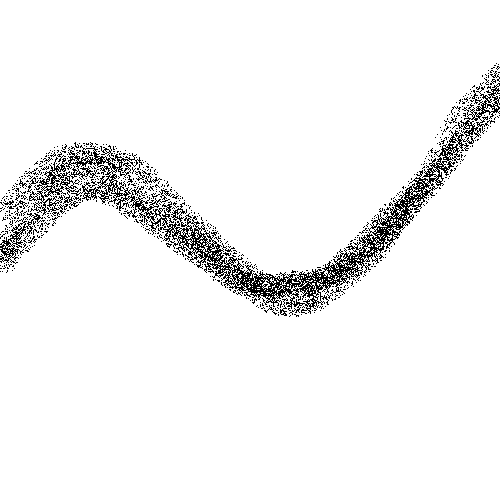
#> input picture 0.Python/3.polynomial regression/dps.bmp, 500 x 500 px
$ python polynomial_regression.py   (older library calls are emulated)
#> lines starting #> are read from the running program, lines starting #| are printed output that depends on the picture; after the words box and inside, x2 and y2 are one past the last pixel; in counts of white or black regions, pixels touching at a corner belong together; long printed decimals are rounded
### 0.Python/3.polynomial regression/dps_to_nparray.py
from PIL import Image
import numpy as np
from pprint import pprint
from plot2d import Plot2D
import matplotlib.pyplot as plt
from timeit import default_timer

start = default_timer()

im = Image.open("dps.bmp")
#> im is the input picture: PIL image 500x500 1; 94.9% white; black in thin lines or dots, all inside (x1, y1, x2, y2) = (0, 63, 500, 317)
mask_ar = np.array(im)

el_lst = []
for i, row in enumerate(mask_ar):
    for j, element in enumerate(row):
        if not element:
            el_lst.append((j-250, 250-i))
#> after the loop, el_lst = 12639 pairs, first value -250 to 249, second value -66 to 187

row_datapoints = np.array(el_lst[::100])
#> row_datapoints = 127 pairs, first value -250 to 246, second value -62 to 187


t = default_timer() - start
print(f'Data obtained for {t:.3f}s')

### 0.Python/3.polynomial regression/plot2d.py
import warnings
warnings.filterwarnings("ignore")
import matplotlib as mpl
import matplotlib.pyplot as plt
import numpy as np
import csv


class Plot2D:
    def __init__(self, XY):
        self.xy = XY
        self.last_point_func1 = None
        self.lines_func0 = None
        self.lines_func1 = None
        self.linspace0 = np.linspace(-1*self.xy[0], self.xy[0], num=100)
        mpl.rcParams['toolbar'] = 'None'
        self.fig = plt.figure(figsize=(20, 10), dpi=80)
        self.fig.set_facecolor((0,0,0))
        self.fig.suptitle('Polynomial regression with toy data', fontsize=14, color=(0,0.6,0))
        self.ax0 = self.fig.add_subplot(121)
        self.ax1 = self.fig.add_subplot(122)
        self.fig.subplots_adjust(top=0.85)


        self.ax0.set_facecolor('black')

        self.ax0.spines['bottom'].set_color((1,1,1))
        self.ax0.spines['left'].set_color((1,1,1))
        self.ax0.spines['bottom'].set_position('center')
        self.ax0.spines['left'].set_position('center')
        self.ax0.tick_params(axis='x', colors='white')
        self.ax0.tick_params(axis='y', colors='white')
        self.ax0.axis([-1*self.xy[0],
                        self.xy[0],
                       -1*self.xy[1],
                        self.xy[0]])

        #hide 0 ticks
        xticks = self.ax0.xaxis.get_major_ticks()
        xticks[3].label1.set_visible(False)

        yticks = self.ax0.yaxis.get_major_ticks()
        yticks[3].label1.set_visible(False)


        self.ax1.set_facecolor('black')
        self.ax1.spines['bottom'].set_color((1,1,1))
        self.ax1.spines['left'].set_color((1,1,1))

        self.ax1.tick_params(axis='x', colors='white')
        self.ax1.tick_params(axis='y', colors='white')

        self.show()


    def show(self):
        plt.ion()


    def redraw_func0(self, func):
        # removing old lines
        if self.lines_func0:
            for i in range(len(self.lines_func0)):
                self.lines_func0.pop(i).remove()
        # as x_array in __init__ defined self.linspace0
        y_array = np.fromiter(map(func,self.linspace0), dtype = np.float)
        self.lines_func0 = self.ax0.plot(self.linspace0, y_array, color='red')


    def scatter0(self, datapoints):
        assert type(datapoints) is np.ndarray, 'datapoint should be numpy.array'
        self.ax0.scatter(datapoints[:,0],datapoints[:,1], s=50, c='g', marker='x')


    def add_line_func1(self, val, step):
        # from self.last_point_func1 = 0
        if not self.last_point_func1:
            self.last_point_func1 = (0,val)
        p1 = self.last_point_func1
        p2 = (self.last_point_func1[0]+step, val)

        self.ax1.plot( (p1[0],p2[0]), (p1[1],p2[1]), color='white')

        # moving x by step and y making = val
        self.last_point_func1 = p2


# [20 lines that do not run on import are left out]

### 0.Python/3.polynomial regression/polynomial_regression.py
import numpy as np
import matplotlib.pyplot as plt
from plot2d import Plot2D
from dps_to_nparray import row_datapoints
from math import sqrt, floor

f1 = row_datapoints[:,0] / 250
#> f1 = 127 values, max 0.984 at index 0, min -1 at index 79, mean -0.0169
yy = row_datapoints[:,1] / 250
#> yy = 127 values, max 0.748 at index 0, min -0.248 at index 126, mean 0.14

f0 = np.array([1]*len(f1))
#> f0 = 127 values from 1 to 1
f2 = f1**2
#> f2 = 127 values, max 1 at index 79, min 0 at index 102, mean 0.352
f3 = f1**3
#> f3 = 127 values, max 0.953 at index 0, min -1 at index 79, mean -0.00973
f4 = f1**4
#> f4 = 127 values, max 1 at index 79, min 0 at index 102, mean 0.218


plot = Plot2D((1,1))
plot.scatter0(np.column_stack((f1,yy)))

prepared_data = np.column_stack((f0,f1,f2,f3,f4,yy))
#> prepared_data = 127 rows, first 6: [1, 0.984, 0.968, 0.953, 0.938, 0.748], [1, 0.976, 0.953, 0.93, 0.907, 0.66], [1, 0.896, 0.803, 0.719, 0.645, 0.624], [1, 0.904, 0.817, 0.739, 0.668, 0.6], [1, 0.816, 0.666, 0.543, 0.443, 0.576], [1, 0.936, 0.876, 0.82, 0.768, 0.56]

# EFC - Error Function Coefficients
# efc_vector in this case np.array([E,A,B,C,D,-1]) or [ bias, features..., -1 to multiply with y`s ]

def grad(datapoints, efc_vector):
    m = datapoints.shape[0] # amount of rows in matrix
    errors_vector = datapoints.dot(efc_vector) # hypothesis - real y`s from data
    # ↓ Clever way to multiply errors_vector by each feature in training data
    # ↓ for each partial derivative and then sum this all up,
    # ↓ and return each partial derivative in gradient vector
    # ↓ and then elementwise divide gradient vector by the number of training examples,
    # ↓ to get real gradient for SSE function:
    grad = np.transpose(datapoints[:,0:5]).dot(errors_vector) / m
    return grad

def SSE(datapoints, efc_vector):
    m = datapoints.shape[0] # amount of rows in matrix
    errors_vector = datapoints.dot(efc_vector)
    result = np.sum(errors_vector**2) / (2*m)
    return result

efc_vector = np.array([0,0,0,0,0,-1])
# param_vector is efc_vector[:,0:-1] or [E,A,B,C,D]
param_vector = efc_vector[0:-1]

a = 1 # fails to converge at f.e. 1.667079

y_neg_component = np.array([-1])

# func does this func(x) = E*1 + A*x + B*x**2 + C*x**3 + D*x**4  or func(x) = [E,A,B,C,D] * [1,x,x**2,x**3,x**4]
func = lambda x: param_vector.dot(np.array([1,x,x**2,x**3,x**4]))

iterations = 10000
for i in range(iterations):
    new_grad = grad(prepared_data, efc_vector)

    old_efc_vector = efc_vector
    old_param_vector = param_vector

    param_vector = old_param_vector - a*new_grad
    efc_vector = np.concatenate((param_vector, y_neg_component))
    sqfnc = lambda x: (x*2)**2

    rendering_iterations = floor(sqrt(iterations/2)) # making rendering steps with quadratic function, to show more useful information
    if i in map(sqfnc, range(rendering_iterations)):
        plot.redraw_func0(func)
        if plot.last_point_func1:
            last_point_x_sse = i - plot.last_point_func1[0]
        else:
            last_point_x_sse = 0
        plot.add_line_func1(SSE(prepared_data, efc_vector), last_point_x_sse)
        plt.pause(0.001)
        print(i, param_vector)
#> this loop made 10000 passes
#> (new_grad, old_efc_vector, last_point_x_sse, result in SSE, p1 in add_line_func1) on passes 17, 37: ([0.0021, 0.00621, -0.00557, -0.00965, 0.000549], [0.00235, -0.057, 0.295, 0.214, 0.171, -1], 12, 0.00859, (4, 0.0123)), ([0.000431, 0.00445, -0.00287, -0.00684, 0.00276], [-0.0166, -0.164, 0.369, 0.378, 0.128, -1], 20, 0.00634, (16, 0.00859))
#> (new_grad, old_efc_vector, last_point_x_sse, result in SSE, p1 in add_line_func1) on pass 5: ([0.0107, 0.00534, -0.0194, -0.013, -0.0126], [0.0699, 0.0207, 0.162, 0.0817, 0.115, -1], 4, 0.0123, (0, 0.0179))
#| 0 [0.1401 0.01617 0.0968 0.02795 0.06732]
#| 4 [0.05917 0.01535 0.1812 0.09472 0.1276 ]
#| 16 [ 2.54355998e-04 -6.31894234e-02  3.00113890e-01  2.23268309e-01
#|   1.70099206e-01]
#| 36 [-0.01701 -0.1682  0.3722  0.3852  0.1253]
#| 64 [-0.02658 -0.2664  0.4458  0.5359  0.04899]
#| 100 [-0.0366 -0.3395  0.529  0.6481 -0.0403]
#| 144 [-0.04691 -0.3845  0.6173  0.7171 -0.1362]
#| 196 [-0.05704 -0.4077  0.7059  0.7526 -0.2332]
#> (further printed lines are left out)
#> pass 1, `plt.pause(0.001)`:
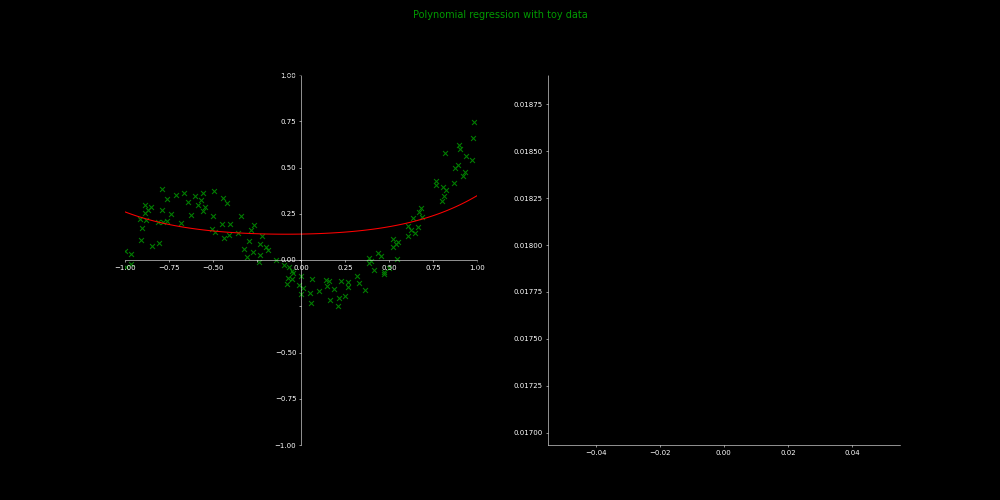
#> figure drawn by matplotlib, 2 panels; panel 1: curve peaks at x = 1, y = 0.348
plt.ioff()
plt.show()
#> figure, not shown here; panel 1: curve peaks at x = 1, y = 0.664
input()
